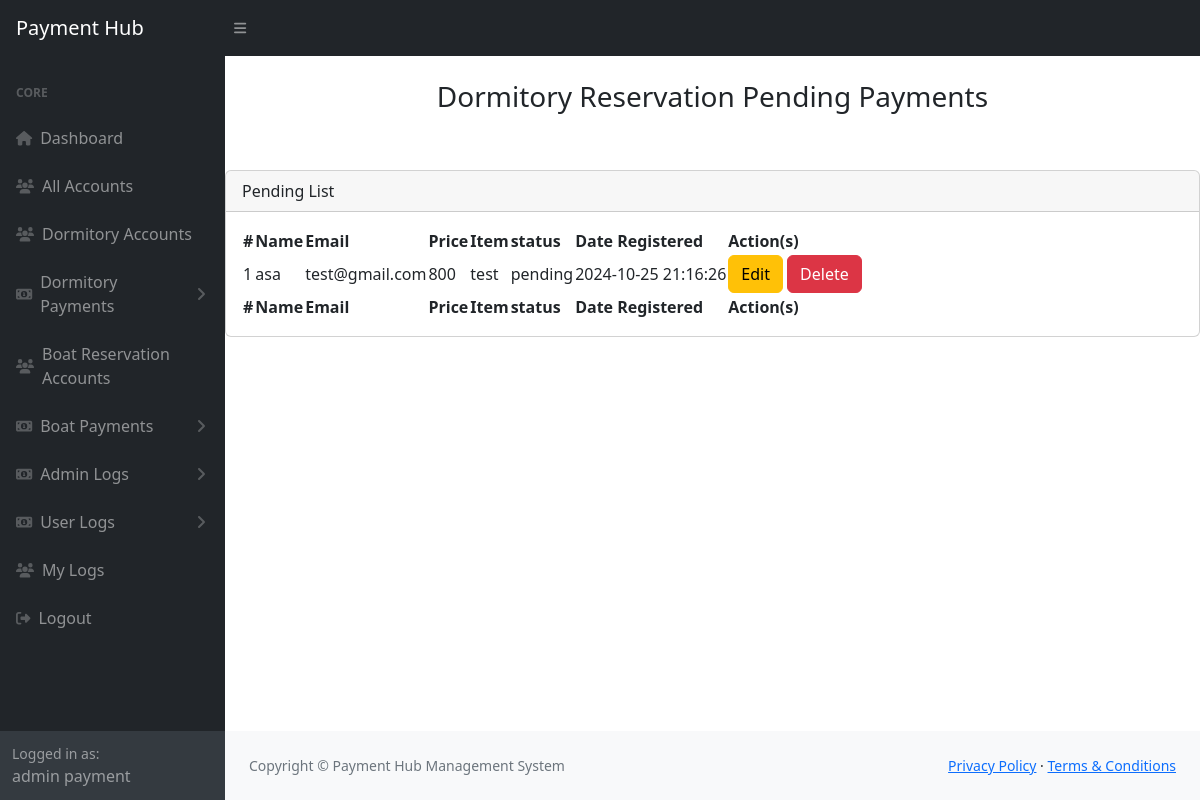
Screenshot of /admin/payment-admin/dormitory-pending.php (signed in) with the database file from the repository.
### tables this page shows
CREATE TABLE `accounts` (
  `id` int(11) NOT NULL,
  `image` varchar(255) NOT NULL,
  `name` varchar(80) NOT NULL,
  `email` varchar(100) NOT NULL,
  `password` varchar(100) NOT NULL,
  `user_type` varchar(50) NOT NULL,
  `date_registered` datetime NOT NULL DEFAULT current_timestamp()
);

CREATE TABLE `payments` (
  `id` int(11) NOT NULL,
  `name` varchar(50) NOT NULL,
  `email` varchar(100) NOT NULL,
  `price` int(20) NOT NULL,
  `item` varchar(255) NOT NULL,
  `system_type` varchar(100) NOT NULL,
  `status` varchar(80) NOT NULL,
  `timestamp` datetime NOT NULL DEFAULT current_timestamp()
);

### admin/payment-admin/dormitory-pending.php (the view, shortened to what this page needs)
<?php
include('payment-header.php');
?>
<main>
    <div class="d-flex justify-content-center mt-4">
        <h3>Dormitory Reservation Pending Payments</h3>
    </div>
    <div class="card mt-5">
        <div class="card-header">
            Pending List
        </div>
        <div class="card-body">
            <table id="datatablesSimple">
                <thead>
                    <tr>
                        <th>#</th>
                        <th>Name</th>
                        <th>Email</th>
                        <th>Price</th>
                        <th>Item</th>
                        <th>status</th>
                        <th>Date Registered</th>
                        <th>Action(s)</th>
                    </tr>
                </thead>
                <tfoot>
                    <tr>
                        <th>#</th>
                        <th>Name</th>
                        <th>Email</th>
                        <th>Price</th>
                        <th>Item</th>
                        <th>status</th>
                        <th>Date Registered</th>
                        <th>Action(s)</th>
                    </tr>
                </tfoot>
                <tbody>
                    <?php
                    $sql = "SELECT * FROM payments WHERE system_type = 'dormitory' AND status = 'pending' ORDER BY id DESC";
                    $result = $connection->query($sql);
                    if ($result->num_rows > 0) {
                        $count = 1;
                        while ($row = $result->fetch_assoc()) {
                            echo "<tr>
                                            <td>{$count}</td>
                                            <td>{$row['name']}</td>
                                            <td>{$row['email']}</td>
                                            <td>{$row['price']}</td>
                                            <td>{$row['item']}</td>
                                            <td>{$row['status']}</td>
                                            <td>{$row['timestamp']}</td>
                                            <td>
                                                <button class='btn btn-warning'>Edit</button>
                                                <button class='btn btn-danger' onclick='confirmDelete(" . $row['id'] . ")'>Delete</button>
                                            </td>
                                        </tr>";
                            $count++;
                        }
                    } else {
                        echo "<tr><td colspan='8' class='text-center'>No accounts found.</td></tr>";
                    }
                    ?>
                </tbody>
            </table>
        </div>
    </div>
</main>
<?php include("../../components/footer.php"); ?>
<?php include("../../components/scripts.php"); ?>

### admin/payment-admin/payment-header.php (shortened to what this page needs)
<?php
    $id = $_SESSION['id'];
    include('../../connection/connection.php');
    $sql = "SELECT * FROM accounts WHERE id = $id";
    $result = $connection->query($sql);
    if ($result->num_rows > 0) {
        $user = $result->fetch_assoc();
    } else {
        die('Account not found.');
    }
?>
<!DOCTYPE html>
<html lang="en">
    <head>
        <link href="https://cdn.jsdelivr.net/npm/simple-datatables@7.1.2/dist/style.min.css" rel="stylesheet" />
        <link href="../../css/dashboard.css" rel="stylesheet" />
    </head>
    <body class="sb-nav-fixed">
        <nav class="sb-topnav navbar navbar-expand navbar-dark bg-dark">
            <a class="navbar-brand ps-3" href="payment-adminDashboard.php">Payment Hub</a>
            <button class="btn btn-link btn-sm order-1 order-lg-0 me-4 me-lg-0" id="sidebarToggle" href="#!"><i class="fas fa-bars"></i></button>
        </nav>
        <div id="layoutSidenav">
            <div id="layoutSidenav_nav">
                <nav class="sb-sidenav accordion sb-sidenav-dark" id="sidenavAccordion">
                    <div class="sb-sidenav-menu">
                        <div class="nav">
                            <div class="sb-sidenav-menu-heading">Core</div>
                            <a class="nav-link" href="payment-adminDashboard.php">
                                <div class="sb-nav-link-icon"><i class="fas fa-home"></i></div>
                                Dashboard
                            </a>
                            <a class="nav-link" href="all-accounts.php">
                                <div class="sb-nav-link-icon"><i class="fas fa-users"></i></div>
                                All Accounts
                            </a>
                            <a class="nav-link" href="dormitory-accounts.php">
                                <div class="sb-nav-link-icon"><i class="fas fa-users"></i></div>
                                Dormitory Accounts
                            </a>
                            <a class="nav-link collapsed" href="#" data-bs-toggle="collapse" data-bs-target="#collapseLayouts" aria-expanded="false" aria-controls="collapseLayouts">
                                <div class="sb-nav-link-icon"><i class="fas fa-money-bill-alt"></i></div>
                                Dormitory Payments
                                <div class="sb-sidenav-collapse-arrow"><i class="fas fa-angle-down"></i></div>
                            </a>
                            <a class="nav-link" href="boat-accounts.php">
                                <div class="sb-nav-link-icon"><i class="fas fa-users"></i></div>
                                Boat Reservation Accounts
                            </a>
                            <a class="nav-link collapsed" href="#" data-bs-toggle="collapse" data-bs-target="#Boat" aria-expanded="false" aria-controls="Boat">
                                <div class="sb-nav-link-icon"><i class="fas fa-money-bill-alt"></i></div>
                                Boat Payments
                                <div class="sb-sidenav-collapse-arrow"><i class="fas fa-angle-down"></i></div>
                            </a>
                            <a class="nav-link collapsed" href="#" data-bs-toggle="collapse" data-bs-target="#AdminLogs" aria-expanded="false" aria-controls="AdminLogs">
                                <div class="sb-nav-link-icon"><i class="fas fa-money-bill-alt"></i></div>
                                Admin Logs
                                <div class="sb-sidenav-collapse-arrow"><i class="fas fa-angle-down"></i></div>
                            </a>
                            <a class="nav-link collapsed" href="#" data-bs-toggle="collapse" data-bs-target="#UserLogs" aria-expanded="false" aria-controls="UserLogs">
                                <div class="sb-nav-link-icon"><i class="fas fa-money-bill-alt"></i></div>
                                User Logs
                                <div class="sb-sidenav-collapse-arrow"><i class="fas fa-angle-down"></i></div>
                            </a>
                            <a class="nav-link" href="my-logs.php">
                                <div class="sb-nav-link-icon"><i class="fas fa-users"></i></div>
                                My Logs
                            </a>
                            <a class="nav-link" href="../../logout.php">
                                <div class="sb-nav-link-icon"><i class="fas fa-sign-out-alt"></i></div>
                                Logout
                            </a>
                        </div>
                    </div>
                    <div class="sb-sidenav-footer">
                        <div class="small">Logged in as:</div>
                        <?php echo $user['name']; ?>
                    </div>
                </nav>
            </div>
            <div id="layoutSidenav_content">

### rows the page displays
accounts: name "admin payment"
payments: name "asa", email "test@gmail.com", price "800", item "test", status "pending", timestamp "2024-10-25 21:16:26"
